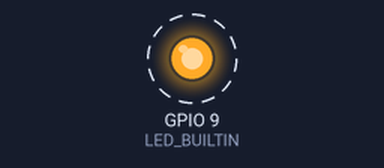
This sketch was run on a simulated ESP32. On the bench: output pins drawn as LEDs (lit = HIGH). Dashed ring = blinking.

Above: at 0.5 s.
Timing chart, 0 to 4.6 s (numbered marks = the images above):
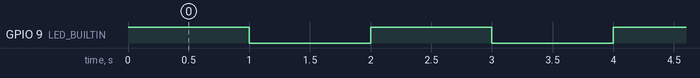

The sketch:

blue_led_project.ino
```cpp
// blue led

int LED_BUILTIN = D10; // Blue led set as output
void setup() {
pinMode (LED_BUILTIN, OUTPUT);
}
void loop() {
digitalWrite(LED_BUILTIN, HIGH);
delay(1000);
digitalWrite(LED_BUILTIN, LOW);
delay(1000);
}
```

Measured:
- by itself, GPIO 9 (LED_BUILTIN): alternates HIGH for 1.0 s and LOW for 1.0 s
